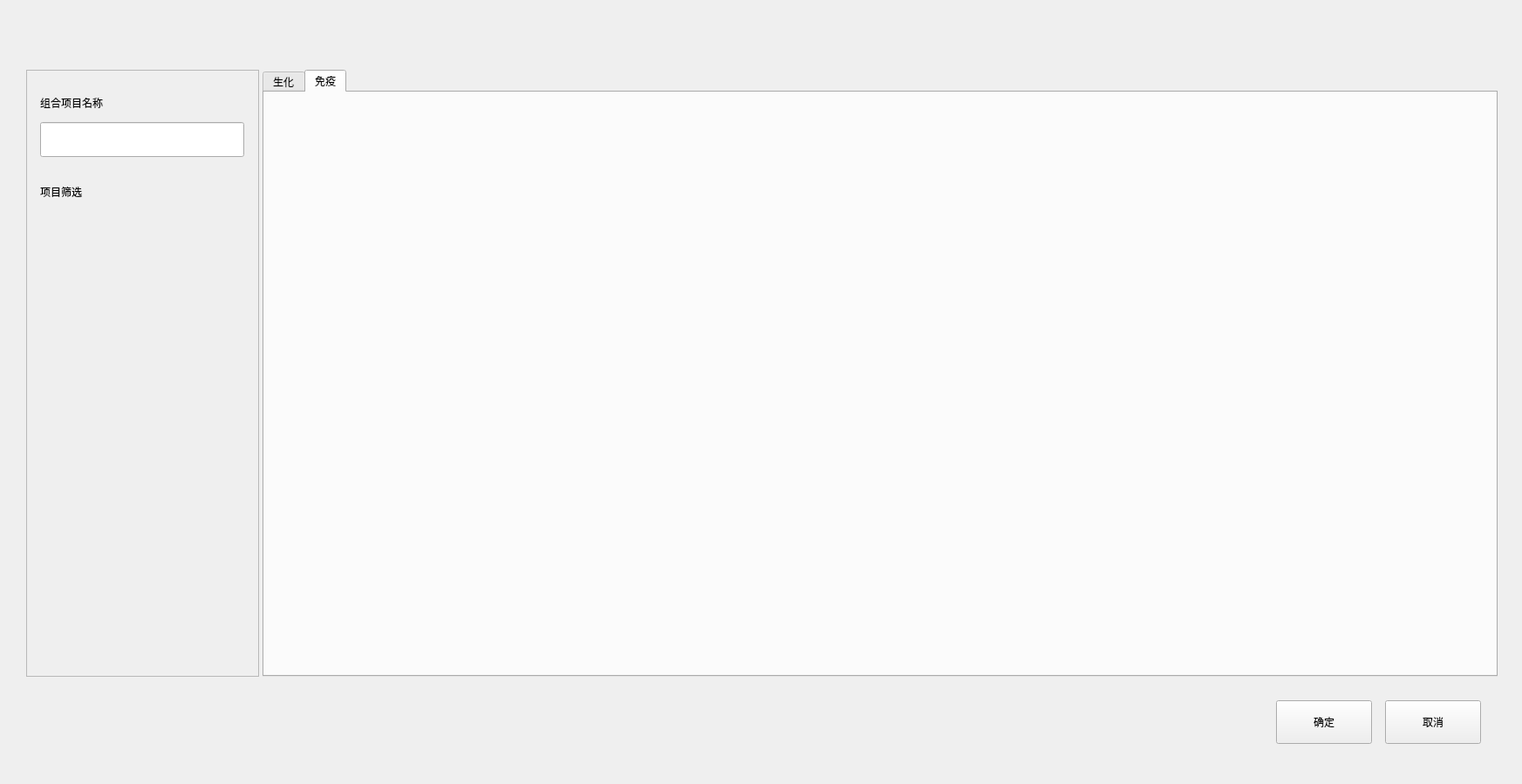
<?xml version="1.0" encoding="UTF-8"?>
<ui version="4.0">
 <class>QGroupAssayPositionSettings</class>
 <widget class="QWidget" name="QGroupAssayPositionSettings">
  <property name="geometry">
   <rect>
    <x>0</x>
    <y>0</y>
    <width>1745</width>
    <height>899</height>
   </rect>
  </property>
  <property name="windowTitle">
   <string>QGroupAssayPositionSettings</string>
  </property>
  <widget class="QWidget" name="widget" native="true">
   <property name="geometry">
    <rect>
     <x>30</x>
     <y>80</y>
     <width>260</width>
     <height>691</height>
    </rect>
   </property>
   <widget class="QWidget" name="layoutWidget">
    <property name="geometry">
     <rect>
      <x>5</x>
      <y>15</y>
      <width>251</width>
      <height>671</height>
     </rect>
    </property>
    <layout class="QVBoxLayout" name="verticalLayout" stretch="0,0,0,0,5">
     <property name="spacing">
      <number>10</number>
     </property>
     <property name="leftMargin">
      <number>11</number>
     </property>
     <property name="rightMargin">
      <number>6</number>
     </property>
     <item>
      <widget class="QLabel" name="labeProfName">
       <property name="minimumSize">
        <size>
         <width>0</width>
         <height>24</height>
        </size>
       </property>
       <property name="text">
        <string>组合项目名称</string>
       </property>
      </widget>
     </item>
     <item>
      <widget class="QLineEdit" name="lineEditProfName">
       <property name="minimumSize">
        <size>
         <width>0</width>
         <height>40</height>
        </size>
       </property>
       <property name="maxLength">
        <number>14</number>
       </property>
      </widget>
     </item>
     <item>
      <spacer name="verticalSpacer">
       <property name="orientation">
        <enum>Qt::Vertical</enum>
       </property>
       <property name="sizeHint" stdset="0">
        <size>
         <width>20</width>
         <height>18</height>
        </size>
       </property>
      </spacer>
     </item>
     <item>
      <widget class="QLabel" name="label_2">
       <property name="minimumSize">
        <size>
         <width>0</width>
         <height>24</height>
        </size>
       </property>
       <property name="text">
        <string>项目筛选</string>
       </property>
      </widget>
     </item>
     <item>
      <widget class="QWidget" name="widget_siglitteral" native="true"/>
     </item>
    </layout>
   </widget>
  </widget>
  <widget class="QTabWidget" name="tabWidgetAssayBtnCt">
   <property name="geometry">
    <rect>
     <x>301</x>
     <y>80</y>
     <width>1416</width>
     <height>696</height>
    </rect>
   </property>
   <property name="currentIndex">
    <number>1</number>
   </property>
   <property name="tabs" stdset="0">
    <string notr="true">sub</string>
   </property>
   <property name="tab_borders" stdset="0">
    <string notr="true">all</string>
   </property>
   <widget class="QWidget" name="tabCh">
    <property name="minimumSize">
     <size>
      <width>0</width>
      <height>0</height>
     </size>
    </property>
    <property name="maximumSize">
     <size>
      <width>16777215</width>
      <height>16777215</height>
     </size>
    </property>
    <attribute name="title">
     <string>生化</string>
    </attribute>
    <widget class="QWidget" name="widget_sub_ch" native="true">
     <property name="geometry">
      <rect>
       <x>-1</x>
       <y>0</y>
       <width>1416</width>
       <height>694</height>
      </rect>
     </property>
     <property name="minimumSize">
      <size>
       <width>0</width>
       <height>0</height>
      </size>
     </property>
     <property name="maximumSize">
      <size>
       <width>16777215</width>
       <height>16777215</height>
      </size>
     </property>
    </widget>
   </widget>
   <widget class="QWidget" name="tabIm">
    <attribute name="title">
     <string>免疫</string>
    </attribute>
    <widget class="QWidget" name="widget_sub_im" native="true">
     <property name="geometry">
      <rect>
       <x>0</x>
       <y>0</y>
       <width>1416</width>
       <height>689</height>
      </rect>
     </property>
    </widget>
   </widget>
  </widget>
  <widget class="QPushButton" name="pushButtonSave">
   <property name="geometry">
    <rect>
     <x>1463</x>
     <y>803</y>
     <width>110</width>
     <height>50</height>
    </rect>
   </property>
   <property name="text">
    <string>确定</string>
   </property>
   <property name="buttons" stdset="0">
    <string notr="true">btn_dlg</string>
   </property>
  </widget>
  <widget class="QPushButton" name="pushButtonQuit">
   <property name="geometry">
    <rect>
     <x>1588</x>
     <y>803</y>
     <width>110</width>
     <height>50</height>
    </rect>
   </property>
   <property name="text">
    <string>取消</string>
   </property>
   <property name="buttons" stdset="0">
    <string notr="true">btn_dlg</string>
   </property>
  </widget>
  <widget class="QFrame" name="line_h">
   <property name="geometry">
    <rect>
     <x>30</x>
     <y>80</y>
     <width>266</width>
     <height>1</height>
    </rect>
   </property>
   <property name="frameShape">
    <enum>QFrame::StyledPanel</enum>
   </property>
   <property name="frameShadow">
    <enum>QFrame::Raised</enum>
   </property>
   <property name="lines" stdset="0">
    <string notr="true">solid</string>
   </property>
  </widget>
  <widget class="QFrame" name="line_h_2">
   <property name="geometry">
    <rect>
     <x>30</x>
     <y>775</y>
     <width>266</width>
     <height>1</height>
    </rect>
   </property>
   <property name="frameShape">
    <enum>QFrame::StyledPanel</enum>
   </property>
   <property name="frameShadow">
    <enum>QFrame::Raised</enum>
   </property>
   <property name="lines" stdset="0">
    <string notr="true">solid</string>
   </property>
  </widget>
  <widget class="QFrame" name="line_v">
   <property name="geometry">
    <rect>
     <x>30</x>
     <y>80</y>
     <width>1</width>
     <height>696</height>
    </rect>
   </property>
   <property name="frameShape">
    <enum>QFrame::StyledPanel</enum>
   </property>
   <property name="frameShadow">
    <enum>QFrame::Raised</enum>
   </property>
   <property name="lines" stdset="0">
    <string notr="true">solid</string>
   </property>
  </widget>
  <widget class="QFrame" name="line_v_2">
   <property name="geometry">
    <rect>
     <x>296</x>
     <y>80</y>
     <width>1</width>
     <height>696</height>
    </rect>
   </property>
   <property name="frameShape">
    <enum>QFrame::StyledPanel</enum>
   </property>
   <property name="frameShadow">
    <enum>QFrame::Raised</enum>
   </property>
   <property name="lines" stdset="0">
    <string notr="true">solid</string>
   </property>
  </widget>
 </widget>
 <layoutdefault spacing="6" margin="11"/>
 <resources/>
 <connections/>
</ui>
